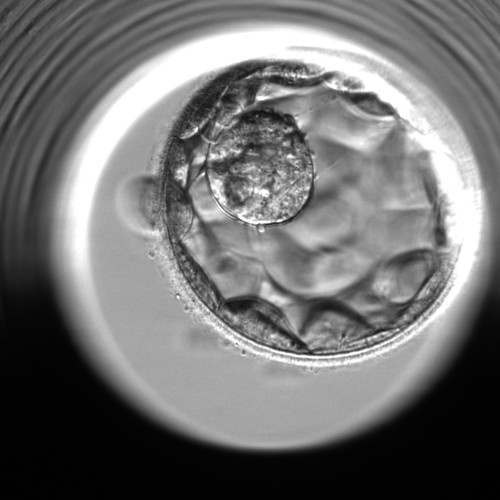
#> input picture Good-3.jpg, 500 x 500 px
$ python '1. Primary Code.py'
#> lines starting #> are read from the running program, lines starting #| are printed output that depends on the picture; after the words box and inside, x2 and y2 are one past the last pixel; in counts of white or black regions, pixels touching at a corner belong together
import cv2
import numpy as np
#load image

img = cv2.imread("Good-3.jpg")
#> img is the input picture: shape (500, 500, 3); min 0, max 255, mean 112.1

#print original

cv2.imshow("Original Image", img)
cv2.waitKey(0)

# Creating maxican hat filter
filter = np.array([[0,0,-1,0,0],[0,-1,-2,-1,0],[-1,-2,16,-2,-1],[0,-1,-2,-1,0],[0,0,-1,0,0]])
# Applying cv2.filter2D function on our Logo image
#filter_2 = np.array([[3, -2, -3], [-4, 8, -6], [5, -1, -0]])
filter_2 = np.array([[0, -1, 0], [-1, 5, -1], [0, -1, 0]])
mexican_hat_img2=cv2.filter2D(img,-1,filter_2)
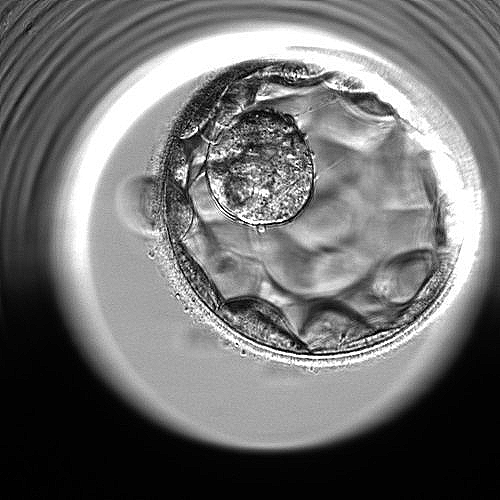
#> mexican_hat_img2: shape (500, 500, 3); min 0, max 255, mean 111.8
cv2.imwrite("Sharpened.jpg",mexican_hat_img2)
cv2.imshow("Sharpened", mexican_hat_img2)
cv2.waitKey(0)

#Image Blur
img_blur = cv2.imread("Sharpened.jpg")
#> img_blur: shape (500, 500, 3); min 0, max 255, mean 111.8
blur = cv2.bilateralFilter(img_blur,50,75,75)
cv2.imshow("Bilateral", blur)
cv2.imwrite("Bilateral.jpg", blur)
cv2.waitKey(0)

#Morphology
kernel = np.ones((5,5),np.uint8)
img_morph = cv2.imread("Bilateral.jpg")
#> img_morph: shape (500, 500, 3); min 0, max 255, mean 111.7
eroded = cv2.morphologyEx(img_morph, cv2.MORPH_CLOSE, kernel)
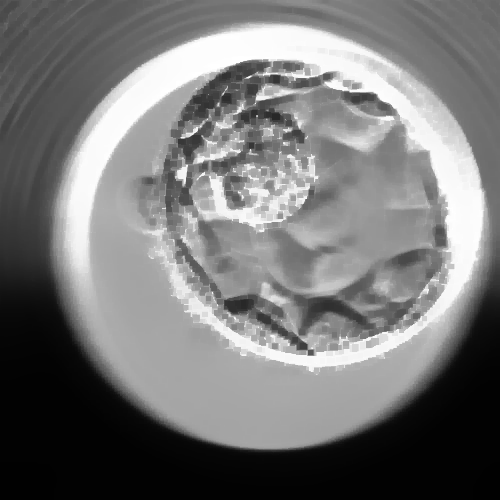
#> eroded: shape (500, 500, 3); min 1, max 255, mean 118.5
cv2.imshow("Morphed", eroded)
cv2.imwrite("Morphed.jpg", eroded)
cv2.waitKey(0)

#Edge Detection

from PIL import Image, ImageFilter


#Thresholding
img_binary = cv2.imread("Morphed.jpg")
#> img_binary: shape (500, 500, 3); min 0, max 255, mean 118.5
gray = cv2.cvtColor(img, cv2.COLOR_BGR2GRAY)

ret, thresh = cv2.threshold(gray, 0, 255,
							cv2.THRESH_BINARY +
							cv2.THRESH_OTSU)
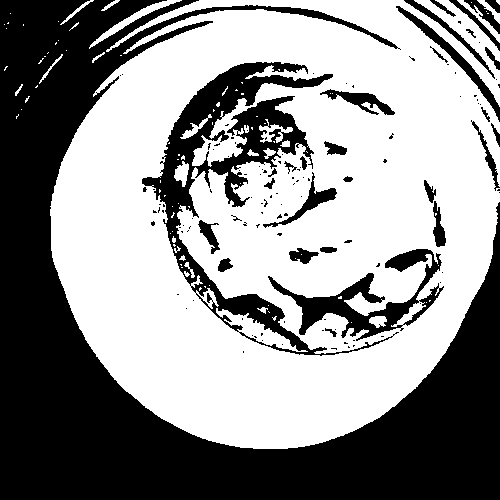
#> thresh: shape (500, 500); 56.8% white; 129 black regions (99 under 20 px), largest, box (x1, y1, x2, y2) and area: (0, 0, 500, 500) 83658, (142, 62, 399, 356) 13545, (268, 249, 444, 341) 4313
#> ret = 103
cv2.imshow('Thresholded', thresh)
cv2.waitKey(0)

$ run again, with Bad-Embryo.jpg copied over Good-3.jpg
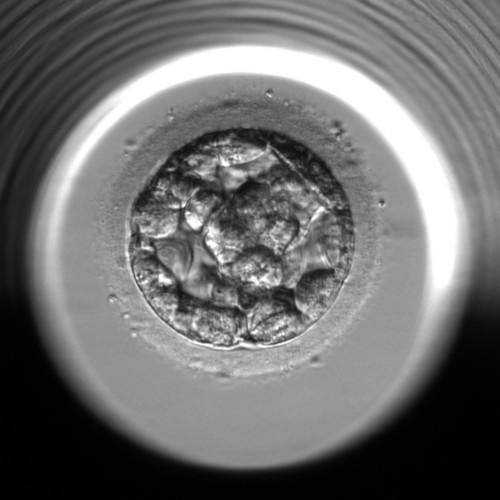
#> input picture Bad-Embryo.jpg, 500 x 500 px
#> img is the input picture: shape (500, 500, 3); min 0, max 255, mean 109.6
#> `eroded = cv2.morphologyEx(img_morph, cv2.MORPH_CLOSE, kernel)`:
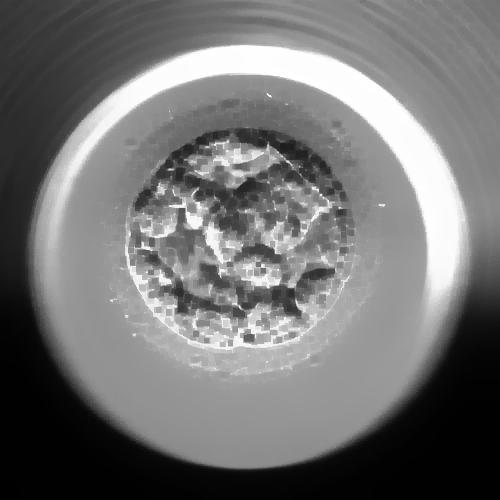
#> eroded: shape (500, 500, 3); min 0, max 255, mean 114.7
#> `ret, thresh = cv2.threshold(gray, 0, 255, cv2.THRESH_BINARY + cv2.THRE..`:
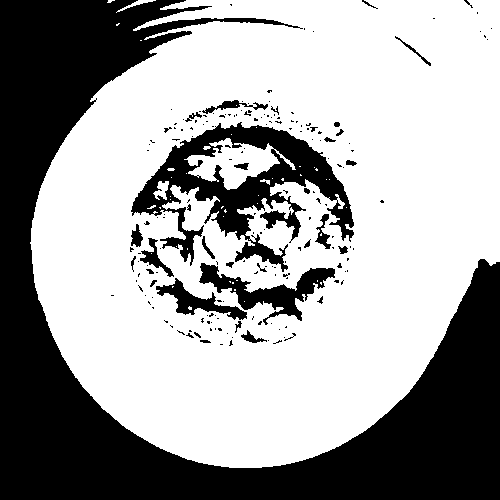
#> thresh: shape (500, 500); 63.2% white; 184 black regions (151 under 20 px), largest, box (x1, y1, x2, y2) and area: (0, 0, 500, 500) 73841, (131, 122, 354, 272) 11709, (199, 263, 335, 325) 2618
#> ret = 93

$ run again, with Good-Embryo-2.jpg copied over Good-3.jpg
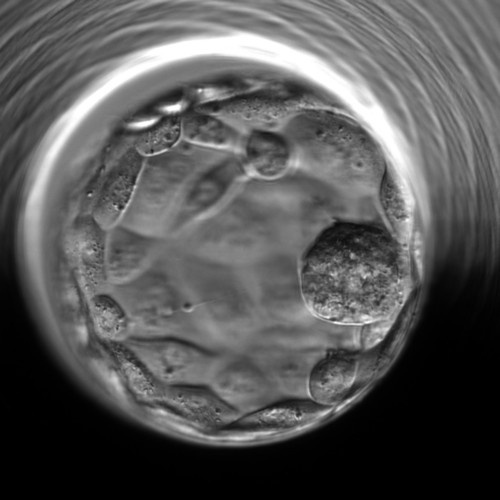
#> input picture Good-Embryo-2.jpg, 500 x 500 px
#> img is the input picture: shape (500, 500, 3); min 0, max 255, mean 86.2
#> `eroded = cv2.morphologyEx(img_morph, cv2.MORPH_CLOSE, kernel)`:
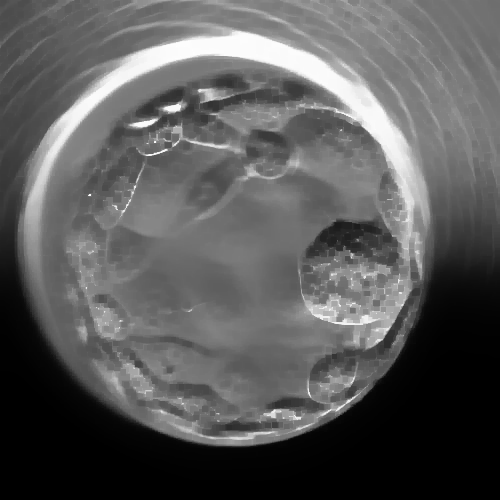
#> eroded: shape (500, 500, 3); min 0, max 255, mean 90.3
#> `ret, thresh = cv2.threshold(gray, 0, 255, cv2.THRESH_BINARY + cv2.THRE..`:
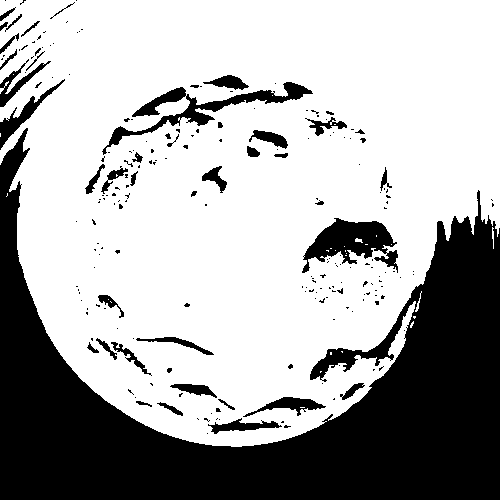
#> thresh: shape (500, 500); 67.6% white; 217 black regions (172 under 20 px), largest, box (x1, y1, x2, y2) and area: (0, 128, 500, 500) 68555, (302, 218, 398, 273) 2692, (102, 82, 313, 155) 2535
#> ret = 67

$ run again, with Good-Embryo.jpg copied over Good-3.jpg
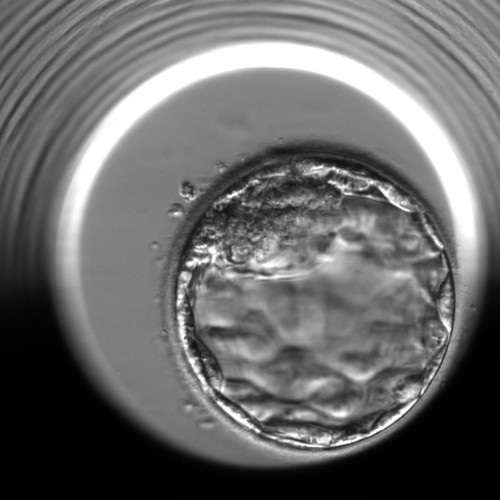
#> input picture Good-Embryo.jpg, 500 x 500 px
#> img is the input picture: shape (500, 500, 3); min 0, max 255, mean 105
#> `eroded = cv2.morphologyEx(img_morph, cv2.MORPH_CLOSE, kernel)`:
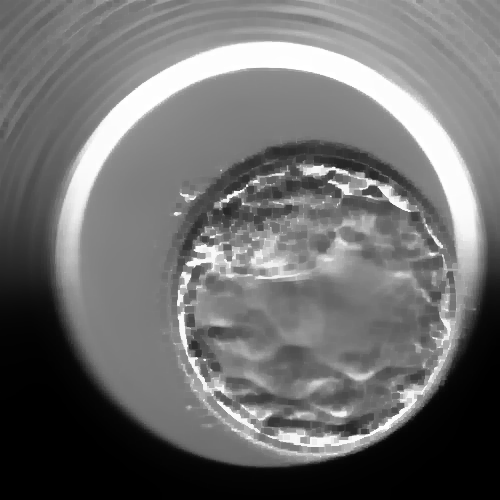
#> eroded: shape (500, 500, 3); min 0, max 255, mean 109.8
#> `ret, thresh = cv2.threshold(gray, 0, 255, cv2.THRESH_BINARY + cv2.THRE..`:
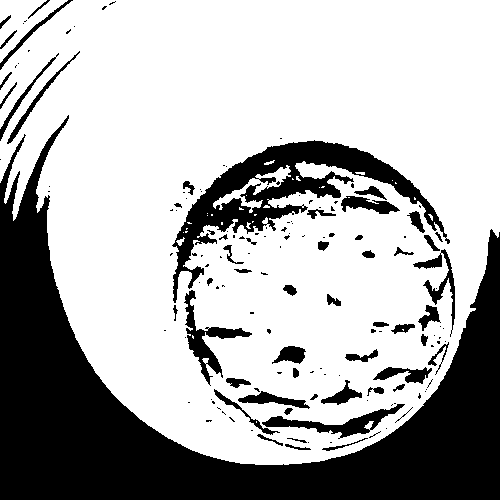
#> thresh: shape (500, 500); 69.3% white; 151 black regions (95 under 20 px), largest, box (x1, y1, x2, y2) and area: (0, 115, 500, 500) 55843, (172, 140, 450, 303) 10046, (184, 290, 252, 386) 1415
#> ret = 82
